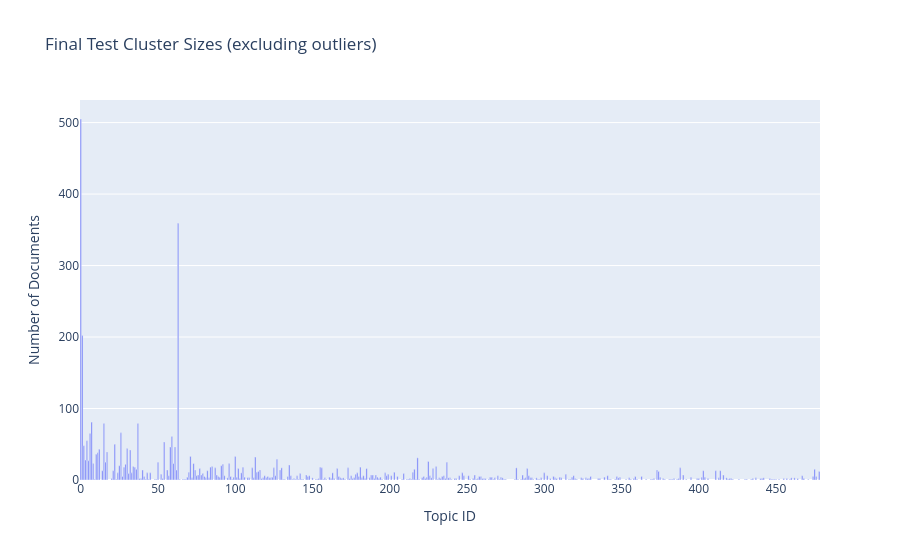
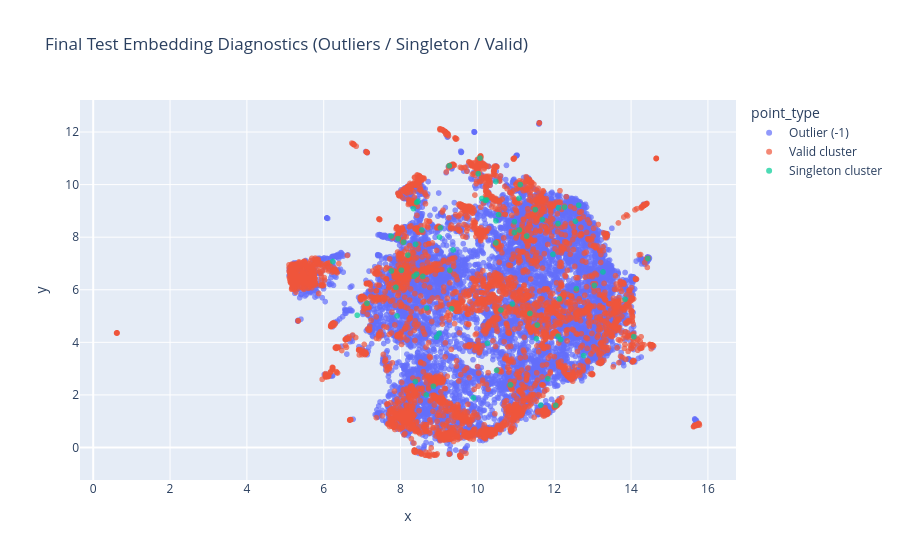
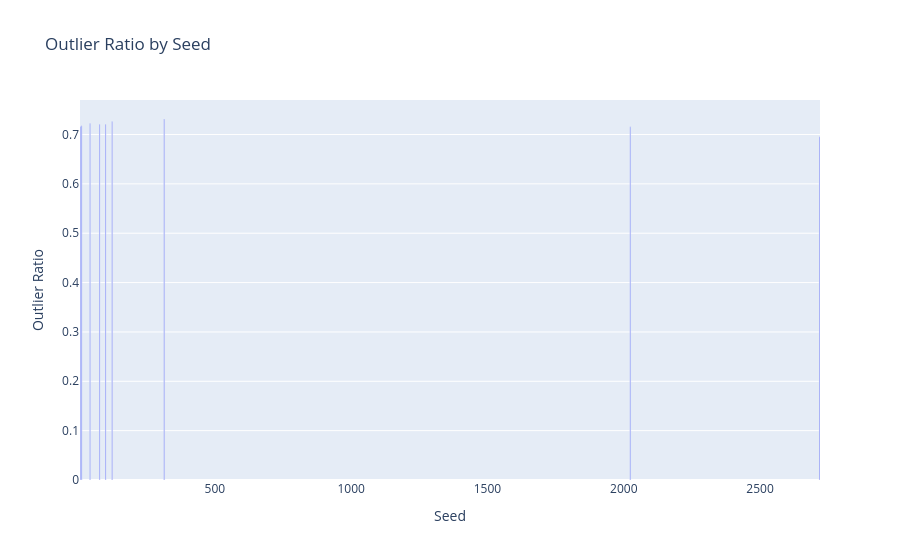
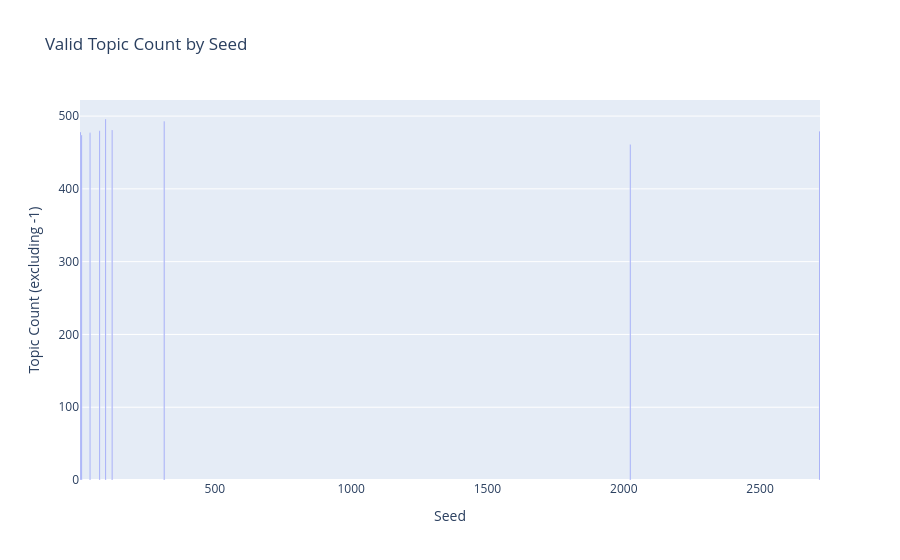

The cell these charts' notebook holds for them, in order:
### Markdown cell above
Runs cluster diagnostics and visual sanity-check plots.

### Code cell
import plotly.express as px

# Diagnostics use the currently available final test assignment (`test_topics`) and embeddings (`test_embeddings`).
if 'test_topics' not in globals() or 'test_embeddings' not in globals():
    raise RuntimeError('Please run Cell 24 first so `test_topics` and `test_embeddings` are available.')

labels = np.asarray(test_topics)
emb = np.asarray(test_embeddings)

if labels.shape[0] != emb.shape[0]:
    raise ValueError(f'Mismatch: labels={labels.shape[0]} vs embeddings={emb.shape[0]}')

is_outlier = labels == -1
outlier_ratio_now = float(np.mean(is_outlier)) if len(labels) > 0 else np.nan

valid_labels = labels[~is_outlier]
if len(valid_labels) > 0:
    cluster_size_series = pd.Series(valid_labels).value_counts().sort_values(ascending=False)
else:
    cluster_size_series = pd.Series(dtype='int64')

n_valid_clusters_now = int(cluster_size_series.shape[0])
singleton_topics_now = set(cluster_size_series[cluster_size_series == 1].index.tolist())
n_singletons_now = int(len(singleton_topics_now))

print('Final-clustering diagnostics (current test assignment):')
print(f'  Documents: {len(labels)}')
print(f'  Outlier ratio (-1): {outlier_ratio_now:.4f}')
print(f'  Valid clusters (excluding -1): {n_valid_clusters_now}')
print(f'  Singleton clusters: {n_singletons_now}')

if n_valid_clusters_now == 0:
    print('⚠️ No valid clusters found (all points are outliers).')
elif n_valid_clusters_now == 1:
    print('⚠️ Only one valid cluster found. Silhouette is undefined by design.')
if n_singletons_now > 0:
    print('⚠️ Singleton clusters present. Silhouette excludes them in our robust function.')

# 1) Cluster size distribution (excluding outliers)
if n_valid_clusters_now > 0:
    cluster_size_df = (
        cluster_size_series
        .rename_axis('Topic')
        .reset_index(name='Count')
        .sort_values('Count', ascending=False)
    )
    cluster_size_df['Topic'] = cluster_size_df['Topic'].astype(int)

    fig_sizes = px.bar(
        cluster_size_df,
        x='Topic',
        y='Count',
        title='Final Test Cluster Sizes (excluding outliers)',
        labels={'Topic': 'Topic ID', 'Count': 'Number of Documents'}
    )
    fig_sizes.show()
else:
    print('Cluster-size plot skipped (no valid clusters).')

# 2) 2D embedding view colored by diagnostic point type
# Recompute a 2D projection from test embeddings for visual inspection.
umap_viz = UMAP(n_neighbors=15, n_components=2, metric='cosine', random_state=42)
emb_2d = umap_viz.fit_transform(emb)

point_type = np.where(
    labels == -1,
    'Outlier (-1)',
    np.where(np.isin(labels, list(singleton_topics_now)), 'Singleton cluster', 'Valid cluster')
)

viz_df = pd.DataFrame({
    'x': emb_2d[:, 0],
    'y': emb_2d[:, 1],
    'topic': labels.astype(int),
    'point_type': point_type
})

fig_diag = px.scatter(
    viz_df,
    x='x',
    y='y',
    color='point_type',
    hover_data=['topic'],
    title='Final Test Embedding Diagnostics (Outliers / Singleton / Valid)'
)
fig_diag.update_traces(marker=dict(size=6, opacity=0.7))
fig_diag.show()

# 3) Seed-level context from the multi-seed run
if 'seed_results' in globals() and isinstance(seed_results, pd.DataFrame) and not seed_results.empty:
    seed_plot_df = seed_results.copy()

    fig_seed_outliers = px.bar(
        seed_plot_df,
        x='seed',
        y='test_outlier_ratio',
        title='Outlier Ratio by Seed',
        labels={'seed': 'Seed', 'test_outlier_ratio': 'Outlier Ratio'}
    )
    fig_seed_outliers.show()

    fig_seed_topics = px.bar(
        seed_plot_df,
        x='seed',
        y='test_topic_count',
        title='Valid Topic Count by Seed',
        labels={'seed': 'Seed', 'test_topic_count': 'Topic Count (excluding -1)'}
    )
    fig_seed_topics.show()
else:
    print('Seed-level plots skipped (run Cell 24 first to populate `seed_results`).')

### Figure 1 — Plotly figure (JSON) as saved in the notebook; plotly's stock layout.template omitted (floating-point values rounded to 4 significant figures; data arrays with more than 128 entries replaced by an {"elided": "..."} marker saying what was removed)
{"data": [{"hovertemplate": "Topic ID=%{x}<br>Number of Documents=%{y}<extra></extra>", "legendgroup": "", "marker": {"color": "#636efa", "pattern": {"shape": ""}}, "name": "", "orientation": "v", "showlegend": false, "textposition": "auto", "type": "bar", "x": {"elided": "354 int values"}, "xaxis": "x", "y": {"elided": "354 int values"}, "yaxis": "y"}], "layout": {"barmode": "relative", "legend": {"tracegroupgap": 0}, "title": {"text": "Final Test Cluster Sizes (excluding outliers)"}, "xaxis": {"anchor": "y", "domain": [0, 1], "title": {"text": "Topic ID"}}, "yaxis": {"anchor": "x", "domain": [0, 1], "title": {"text": "Number of Documents"}}}}

### Figure 2 — Plotly figure (JSON) as saved in the notebook; plotly's stock layout.template omitted (floating-point values rounded to 4 significant figures; data arrays with more than 128 entries replaced by an {"elided": "..."} marker saying what was removed)
{"data": [{"customdata": {"elided": "9443x1 int values"}, "hovertemplate": "point_type=Outlier (-1)<br>x=%{x}<br>y=%{y}<br>topic=%{customdata[0]}<extra></extra>", "legendgroup": "Outlier (-1)", "marker": {"color": "#636efa", "opacity": 0.7, "size": 6, "symbol": "circle"}, "mode": "markers", "name": "Outlier (-1)", "showlegend": true, "type": "scattergl", "x": {"elided": "9443 float values"}, "xaxis": "x", "y": {"elided": "9443 float values"}, "yaxis": "y"}, {"customdata": {"elided": "4057x1 int values"}, "hovertemplate": "point_type=Valid cluster<br>x=%{x}<br>y=%{y}<br>topic=%{customdata[0]}<extra></extra>", "legendgroup": "Valid cluster", "marker": {"color": "#EF553B", "opacity": 0.7, "size": 6, "symbol": "circle"}, "mode": "markers", "name": "Valid cluster", "showlegend": true, "type": "scattergl", "x": {"elided": "4057 float values"}, "xaxis": "x", "y": {"elided": "4057 float values"}, "yaxis": "y"}, {"customdata": [[471], [159], [212], [293], [281], [67], [426], [381], [447], [392], [139], [275], [9], [23], [283], [383], [422], [434], [430], [378], [386], [219], [157], [256], [271], [264], [369], [42], [141], [452], [195], [431], [240], [356], [208], [448], [459], [98], [370], [48], [132], [285], [274], [366], [131], [231], [450], [316], [317], [297], [353], [217], [44], [68], [360], [137], [171], [144], [252], [267], [342], [211], [321], [64], [343], [296], [449], [153], [346], [152], [143], [66], [49], [214], [382], [419]], "hovertemplate": "point_type=Singleton cluster<br>x=%{x}<br>y=%{y}<br>topic=%{customdata[0]}<extra></extra>", "legendgroup": "Singleton cluster", "marker": {"color": "#00cc96", "opacity": 0.7, "size": 6, "symbol": "circle"}, "mode": "markers", "name": "Singleton cluster", "showlegend": true, "type": "scattergl", "x": [8.418, 10.48, 9.28, 8.385, 11.12, 10.61, 12.27, 11.51, 12.55, 9.003, 10.02, 8.023, 10.48, 13.27, 10.5, 8.669, 12.1, 8.937, 11.65, 13.04, 11.37, 11.54, 10.97, 12.58, 7.126, 11.56, 12.04, 6.235, 10.48, 8.417, 8.337, 7.753, 12.17, 9.268, 14.44, 6.873, 10.86, 11.28, 13.84, 8.453, 12.1, 10.24, 9.013, 8.392, 10.55, 12.13, 8.853, 8.58, 7.762, 10.96, 9.367, 12.64, 11.08, 8.554, 8.189, 11.69, 10.26, 10.91, 7.935, 12.77, 12.11, 9.039, 14.07, 8.682, 9.328, 10.07, 11.83, 10.21, 11.97, 10.12, 11.09, 7.908, 8.352, 9.897, 7.879, 8.077], "xaxis": "x", "y": [6.594, 10.11, 6.746, 2.508, 10.0, 5.23, 9.144, 9.046, 8.606, 4.338, 10.42, 6.741, 8.62, 6.677, 2.931, 1.998, 8.519, 4.2, 1.612, 6.163, 5.098, 4.14, 8.585, 6.043, 5.483, 4.659, 1.602, 7.076, 7.782, 9.322, 9.087, 8.045, 4.107, 10.71, 7.187, 5.032, 2.381, 8.042, 5.64, 9.366, 4.231, 9.416, 8.003, 7.731, 8.853, 5.652, 2.326, 6.508, 6.714, 8.177, 7.514, 9.214, 9.478, 8.273, 7.319, 8.671, 3.961, 5.458, 7.943, 3.495, 9.117, 8.359, 4.213, 5.306, 5.278, 11.01, 2.61, 9.398, 7.346, 9.471, 8.275, 5.006, 6.514, 1.884, 6.09, 7.81], "yaxis": "y"}], "layout": {"legend": {"title": {"text": "point_type"}, "tracegroupgap": 0}, "title": {"text": "Final Test Embedding Diagnostics (Outliers / Singleton / Valid)"}, "xaxis": {"anchor": "y", "domain": [0, 1], "title": {"text": "x"}}, "yaxis": {"anchor": "x", "domain": [0, 1], "title": {"text": "y"}}}}

### Figure 3 — Plotly figure (JSON) as saved in the notebook; plotly's stock layout.template omitted (floating-point values rounded to 4 significant figures)
{"data": [{"hovertemplate": "Seed=%{x}<br>Outlier Ratio=%{y}<extra></extra>", "legendgroup": "", "marker": {"color": "#636efa", "pattern": {"shape": ""}}, "name": "", "orientation": "v", "showlegend": false, "textposition": "auto", "type": "bar", "x": [42, 7, 123, 2024, 99, 11, 77, 314, 2718], "xaxis": "x", "y": [0.7222, 0.7161, 0.7262, 0.7157, 0.7208, 0.7177, 0.7209, 0.7314, 0.6956], "yaxis": "y"}], "layout": {"barmode": "relative", "legend": {"tracegroupgap": 0}, "title": {"text": "Outlier Ratio by Seed"}, "xaxis": {"anchor": "y", "domain": [0, 1], "title": {"text": "Seed"}}, "yaxis": {"anchor": "x", "domain": [0, 1], "title": {"text": "Outlier Ratio"}}}}

### Figure 4 — Plotly figure (JSON) as saved in the notebook; plotly's stock layout.template omitted (floating-point values rounded to 4 significant figures)
{"data": [{"hovertemplate": "Seed=%{x}<br>Topic Count (excluding -1)=%{y}<extra></extra>", "legendgroup": "", "marker": {"color": "#636efa", "pattern": {"shape": ""}}, "name": "", "orientation": "v", "showlegend": false, "textposition": "auto", "type": "bar", "x": [42, 7, 123, 2024, 99, 11, 77, 314, 2718], "xaxis": "x", "y": [477, 478, 481, 461, 496, 474, 480, 493, 479], "yaxis": "y"}], "layout": {"barmode": "relative", "legend": {"tracegroupgap": 0}, "title": {"text": "Valid Topic Count by Seed"}, "xaxis": {"anchor": "y", "domain": [0, 1], "title": {"text": "Seed"}}, "yaxis": {"anchor": "x", "domain": [0, 1], "title": {"text": "Topic Count (excluding -1)"}}}}
